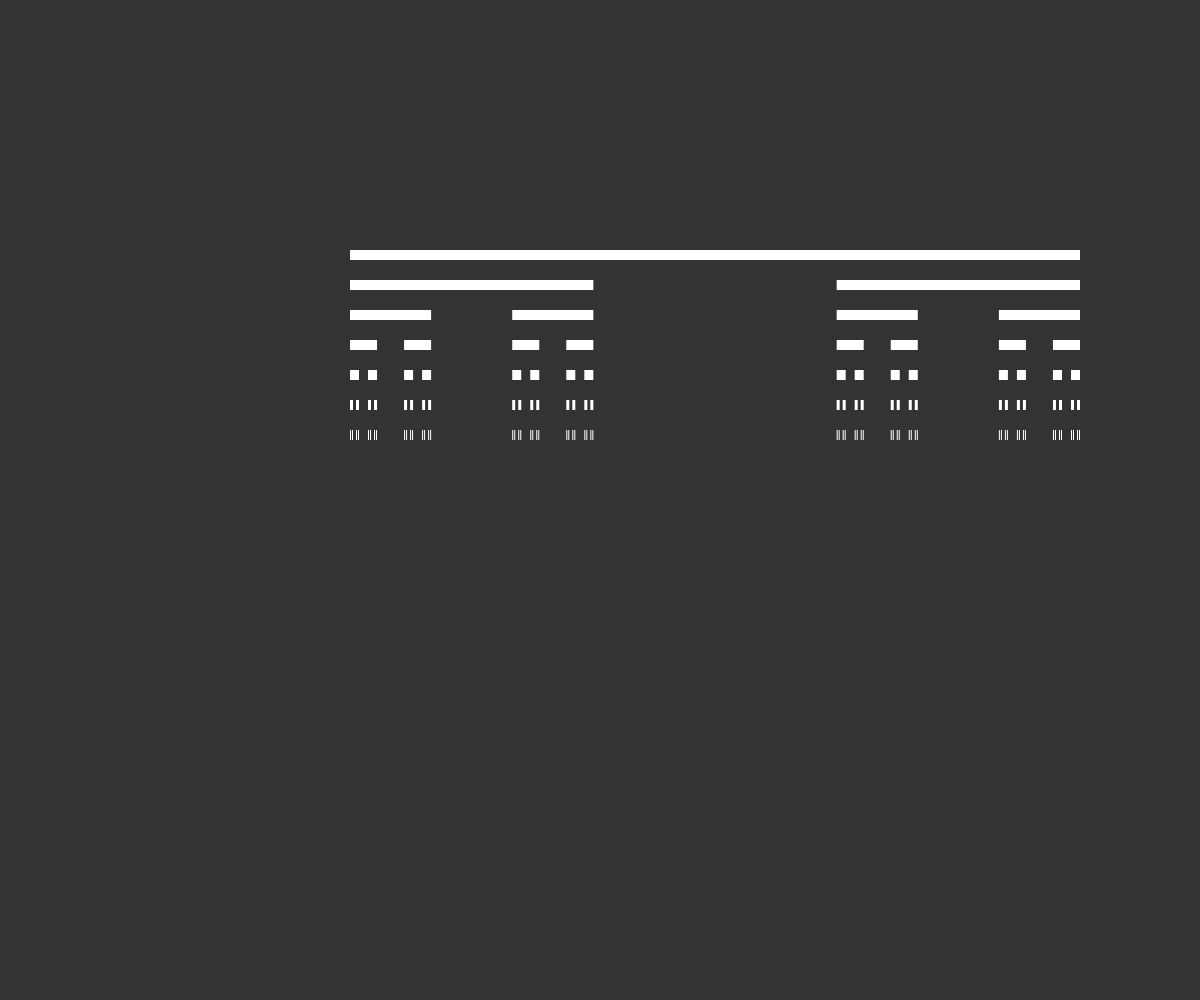
Frame 1 (no input)
Frame 2 (the mouse pressed at the canvas centre, redrawn once): identical to frame 1, image omitted

The p5.js sketch that drew this single still picture (run headless with seeded random() and noise() and a simulated clock; the mouse was pressed at the canvas centre and the sketch redrawn once):

// p5.js sketch
// ── sketch.js
function setup(){
    createCanvas(window.innerWidth, window.innerHeight)
    background(51);

    cantor(350, 250, 730);
}

function draw() {
    // No need to loop
    noLoop();
  }

  function cantor(x,y,len){
      var h = 30;

      if(len >= 1){
        noStroke();
        fill(255);
        rect(x, y, len, h/3);

        y += h;

        cantor(x, y, len/3);
        cantor(x+len*2/3, y, len/3);

      }
  }
